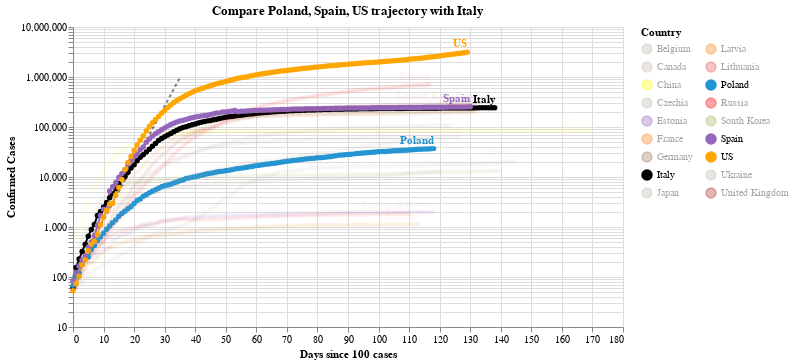

Notebook code cell kept with this figure:
### Code cell
#hide_input
chart2 = make_since_chart(dff2, ['Poland', 'Spain', 'US'], baseline_countries)
chart2

### Figure 1 — Vega-Lite specification as saved in the notebook (floating-point values rounded to 4 significant figures; data arrays with more than 128 entries replaced by an {"elided": "..."} marker saying what was removed)
{"config": {"view": {"continuousWidth": 400, "continuousHeight": 300}}, "layer": [{"data": {"name": "data-628230001892d6798b50651be41d1b3e"}, "mark": {"type": "line", "color": "black", "opacity": 0.5, "strokeDash": [3, 3]}, "encoding": {"x": {"type": "quantitative", "field": "Days since 100 cases"}, "y": {"type": "quantitative", "field": "Confirmed Cases"}}}, {"data": {"name": "data-357b900c7b83f1b29d8770a55003eff0"}, "mark": {"type": "line", "point": true}, "encoding": {"color": {"type": "nominal", "field": "Country", "legend": {"columns": 2}, "scale": {"domain": ["Belgium", "Canada", "China", "Czechia", "Estonia", "France", "Germany", "Italy", "Japan", "Latvia", "Lithuania", "Poland", "Russia", "South Korea", "Spain", "US", "Ukraine", "United Kingdom"], "range": ["#C1B7AD", "#C1B7AD", "yellow", "#C1B7AD", "#9467bd", "#F58518", "#9D755D", "black", "#C1B7AD", "#F58518", "#E45756", "#2495D3", "red", "#A1BA59", "#9467bd", "orange", "#C1B7AD", "brown"]}}, "opacity": {"condition": {"value": 1, "selection": "selector004"}, "value": 0.05}, "tooltip": [{"type": "nominal", "field": "Country"}, {"type": "temporal", "field": "Date"}, {"type": "quantitative", "field": "Confirmed Cases"}, {"type": "quantitative", "field": "Days since 100 cases"}], "x": {"type": "quantitative", "field": "Days since 100 cases"}, "y": {"type": "quantitative", "field": "Confirmed Cases", "scale": {"type": "log"}}}, "selection": {"selector004": {"type": "multi", "fields": ["Country"], "bind": "legend", "init": [{"Country": "Poland"}, {"Country": "Spain"}, {"Country": "US"}, {"Country": "Italy"}]}}, "width": 550}, {"data": {"name": "data-357b900c7b83f1b29d8770a55003eff0"}, "mark": {"type": "text", "align": "right", "dy": -8, "fontWeight": "bold"}, "encoding": {"color": {"type": "nominal", "field": "Country", "legend": {"columns": 2}, "scale": {"domain": ["Belgium", "Canada", "China", "Czechia", "Estonia", "France", "Germany", "Italy", "Japan", "Latvia", "Lithuania", "Poland", "Russia", "South Korea", "Spain", "US", "Ukraine", "United Kingdom"], "range": ["#C1B7AD", "#C1B7AD", "yellow", "#C1B7AD", "#9467bd", "#F58518", "#9D755D", "black", "#C1B7AD", "#F58518", "#E45756", "#2495D3", "red", "#A1BA59", "#9467bd", "orange", "#C1B7AD", "brown"]}}, "opacity": {"condition": {"value": 1, "selection": "selector004"}, "value": 0.05}, "text": {"type": "nominal", "field": "Country"}, "tooltip": [{"type": "nominal", "field": "Country"}, {"type": "temporal", "field": "Date"}, {"type": "quantitative", "field": "Confirmed Cases"}, {"type": "quantitative", "field": "Days since 100 cases"}], "x": {"type": "quantitative", "field": "Days since 100 cases"}, "y": {"type": "quantitative", "field": "Confirmed Cases", "scale": {"type": "log"}}}, "transform": [{"filter": "(datum['Date'] >= 1594252800000)"}], "width": 550}], "title": "Compare Poland, Spain, US trajectory with Italy", "$schema": "https://vega.github.io/schema/vega-lite/v4.0.2.json", "datasets": {"data-628230001892d6798b50651be41d1b3e": [{"Days since 100 cases": 0, "Confirmed Cases": 100.0}, {"Days since 100 cases": 1, "Confirmed Cases": 130.0}, {"Days since 100 cases": 2, "Confirmed Cases": 169.0}, {"Days since 100 cases": 3, "Confirmed Cases": 219.7}, {"Days since 100 cases": 4, "Confirmed Cases": 285.6}, {"Days since 100 cases": 5, "Confirmed Cases": 371.3}, {"Days since 100 cases": 6, "Confirmed Cases": 482.7}, {"Days since 100 cases": 7, "Confirmed Cases": 627.5}, {"Days since 100 cases": 8, "Confirmed Cases": 815.7}, {"Days since 100 cases": 9, "Confirmed Cases": 1060.0}, {"Days since 100 cases": 10, "Confirmed Cases": 1379.0}, {"Days since 100 cases": 11, "Confirmed Cases": 1792.0}, {"Days since 100 cases": 12, "Confirmed Cases": 2330.0}, {"Days since 100 cases": 13, "Confirmed Cases": 3029.0}, {"Days since 100 cases": 14, "Confirmed Cases": 3937.0}, {"Days since 100 cases": 15, "Confirmed Cases": 5119.0}, {"Days since 100 cases": 16, "Confirmed Cases": 6654.0}, {"Days since 100 cases": 17, "Confirmed Cases": 8650.0}, {"Days since 100 cases": 18, "Confirmed Cases": 11250.0}, {"Days since 100 cases": 19, "Confirmed Cases": 14620.0}, {"Days since 100 cases": 20, "Confirmed Cases": 19000.0}, {"Days since 100 cases": 21, "Confirmed Cases": 24710.0}, {"Days since 100 cases": 22, "Confirmed Cases": 32120.0}, {"Days since 100 cases": 23, "Confirmed Cases": 41750.0}, {"Days since 100 cases": 24, "Confirmed Cases": 54280.0}, {"Days since 100 cases": 25, "Confirmed Cases": 70560.0}, {"Days since 100 cases": 26, "Confirmed Cases": 91730.0}, {"Days since 100 cases": 27, "Confirmed Cases": 119300.0}, {"Days since 100 cases": 28, "Confirmed Cases": 155000.0}, {"Days since 100 cases": 29, "Confirmed Cases": 201500.0}, {"Days since 100 cases": 30, "Confirmed Cases": 262000.0}, {"Days since 100 cases": 31, "Confirmed Cases": 340600.0}, {"Days since 100 cases": 32, "Confirmed Cases": 442800.0}, {"Days since 100 cases": 33, "Confirmed Cases": 575600.0}, {"Days since 100 cases": 34, "Confirmed Cases": 748300.0}, {"Days since 100 cases": 35, "Confirmed Cases": 972800.0}], "data-357b900c7b83f1b29d8770a55003eff0": {"elided": "2319 records"}}}
